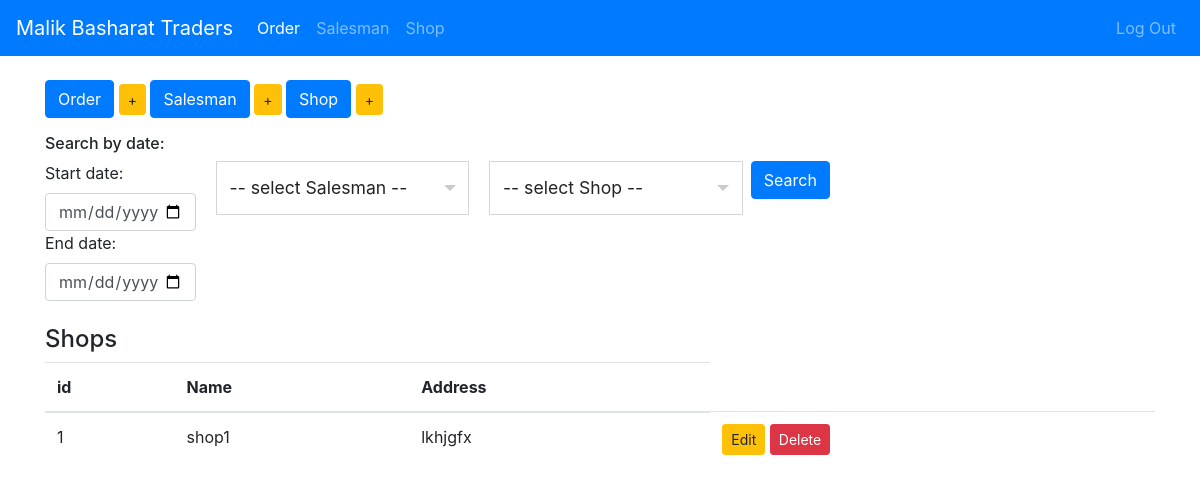
/display_shops/ (signed in), run on an earlier commit of the app's database.
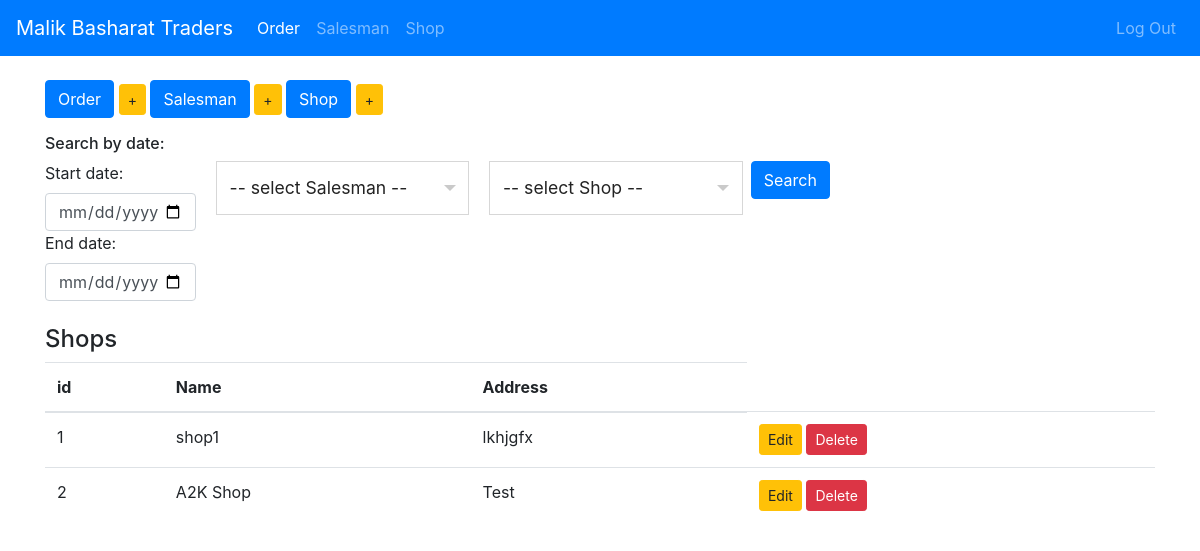
And on a later commit of the database.
### app1/models.py (models this page shows, shortened)
class Shop(models.Model):
    name = models.CharField(max_length=200)
    address = models.TextField()

### app1/views.py (the view)
# urls.py: path('display_shops/', DisplayShopView, name='display_shops'),
@login_required(login_url=loginView)
def DisplayShopView(request):
    shops = Shop.objects.all()
    return render(request, 'app1/index.html', {'shops': shops})

### templates/app1/index.html (shortened to what this page needs)
{% extends 'app1/base1.html' %}
{% block content %}
    <br>
    <div>
    <div class="btn-toolbar mb-3" role="toolbar" aria-label="Toolbar with button groups">
        <div class="button-group mr-auto">
            <a href="{% url 'display_orders' %}" class="btn btn-primary btn-md" role="button">Order</a>
            <a href="{% url 'add_order' %}" class="btn btn-warning btn-sm" role="button">+</a>
            <a href="{% url 'display_salesman' %}" class="btn btn-primary btn-md" role="button">Salesman</a>
            <a href="{% url 'add_salesman' %}" class="btn btn-warning btn-sm" role="button">+</a>
            <a href="{% url 'display_shops' %}" class="btn btn-primary btn-md" role="button">Shop</a>
            <a href="{% url 'add_shop' %}" class="btn btn-warning btn-sm" role="button">+</a>
        </div>
    </div>
        <div class="mr-auto">
            <form action="{% url 'filter-order' %}" method="post">{% csrf_token %}
                <h6>Search by date: </h6>
                <div style="overflow: hidden">
                <div style="float: left">
                    <label for="start">Start date:</label>
                    <input type="date" id="start" name="start-date" value={% now "Y-m-d" as date %} min="2000-01-01" max="2030-12-31">
                    <label for="start">End date:</label>
                    <input type="date" id="end" name="end-date" value={% now "Y-m-d" as date %} min="2000-01-01" max="2030-12-31">
                </div>
                <div style="float:left; margin-left: 20px"  >
                </div>
                 <div style="float:left; margin-left: 20px"  >
                </div>
                <button type="submit" class="btn btn-primary ml-2">Search</button>
                </div>
            </form>
        </div>
    <br>
    {% if salesmen %}
        <h4>Salesman</h4>
    {% elif shops %}
        <h4>Shops</h4>
    {% elif his_orders %}
        <h4>Orders of {{ name }}</h4>
    {% else %}
        <h4>Orders</h4>
    {% endif %}
    <table class="table table-hover">
        <thead>
            <tr>
              {% if orders %}
                <th>id</th>
                <th>Salesman</th>
                <th>Shop</th>
                <th>Status</th>
                <th>Total Amount</th>
                <th>Amount Paid</th>
                <th>Date</th>
              {% elif salesmen %}
                 <th>id</th>
                 <th>Name</th>
                 <th>Address</th>
              {% elif shops %}
                 <th>id</th>
                 <th>Name</th>
                 <th>Address</th>
              {% endif %}
            </tr>
        </thead>
        <tbody>
        {% for shop in shops %}
                <tr>
                <td>{{ shop.pk }}</td>
                <td>{{ shop.name }}</td>
                <td>{{shop.address}}</td>
                <td>
                    <a href="{% url 'edit_shop' shop.pk %}" class="btn btn-warning btn-sm" role="button">Edit</a>
                    <a onclick="delete_data('{% url 'delete_shop' shop.pk%}')" href="javascript:void(0)" class="btn btn-danger btn-sm" role="button">Delete</a>
                </td>
                </tr>
            {% endfor %}
        </tbody>
    </table>
{% endblock %}

What changed in the data, as far as the page shows it:
added Shop: pk "2", name "A2K Shop", address "Test"
